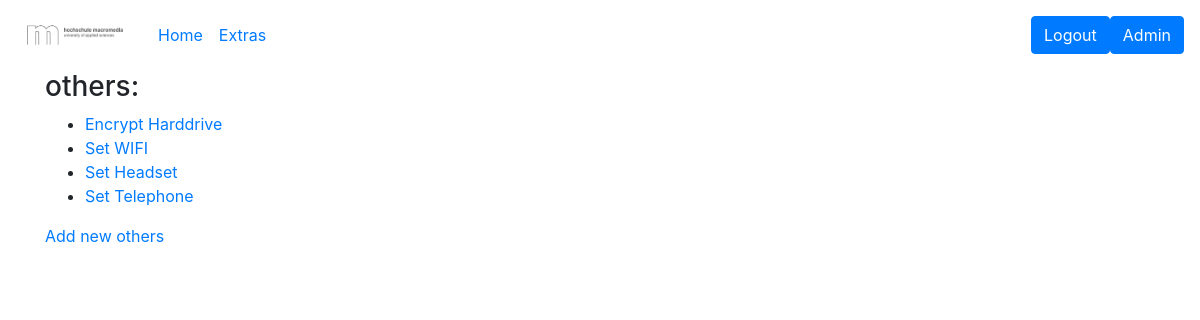
The app's page /ob_app/others/list (signed in) with its own data.
### ob_app/models.py (models this page shows)
class Other(models.Model):
    otherID = models.AutoField(primary_key=True)
    other = models.CharField(max_length=50)
    def __str__(self):
        return self.other

### ob_app/views.py (the view)
# urls.py: path('others/list', OtherListView.as_view(), name='others-list'),
class OtherListView(UserIsAuthenticatedMixin, ListView):
    model = Other
    template_name = 'ob_app/others/list.html'
    context_object_name = 'others'

### ob_app/templatetags/search.py (called while the page is built)
@register.filter
def search(value):
    pattern = "(\/login\/\?next\=)(.*?$)"
    if re.search(pattern, value):
        return True

### ob_app/views.py (called while the page is built)
    def test_func(self):
        return self.request.user.is_authenticated

### templates/ob_app/others/list.html
{% extends "ob_app/base.html" %}
{% load crispy_forms_tags %}
{% block content %}
<h3>others:</h3>
<ul>
{% for other in others %}
        <li><a href="{% url 'others-details' other.pk %}">{{other}}</a></li>
{% endfor %}
</ul>
<a href="{%  url 'others-create' %}">Add new others</a>
{% load static %}  <script src="{% static 'js/forms.js' %}"></script> {% endblock content %}

### records on screen
Other: other "Encrypt Harddrive"
Other: other "Set WIFI"
Other: other "Set Headset"
Other: other "Set Telephone"
